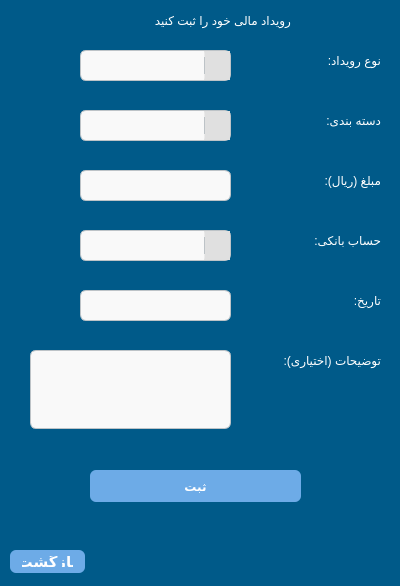
<?xml version="1.0" encoding="UTF-8"?>
<ui version="4.0">
 <class>Form</class>
 <widget class="QWidget" name="Form">
  <property name="geometry">
   <rect>
    <x>0</x>
    <y>0</y>
    <width>400</width>
    <height>586</height>
   </rect>
  </property>
  <property name="windowTitle">
   <string>Form</string>
  </property>
  <property name="styleSheet">
   <string notr="true">QWidget {
    background-color: rgb(0, 90, 137);
	color: white
}
</string>
  </property>
  <widget class="QLabel" name="label">
   <property name="geometry">
    <rect>
     <x>90</x>
     <y>10</y>
     <width>201</width>
     <height>21</height>
    </rect>
   </property>
   <property name="styleSheet">
    <string notr="true">font: 16pt &quot;.AppleSystemUIFont&quot;;</string>
   </property>
   <property name="text">
    <string>رویداد مالی خود را ثبت کنید</string>
   </property>
  </widget>
  <widget class="QLineEdit" name="CostLineEdit">
   <property name="geometry">
    <rect>
     <x>80</x>
     <y>170</y>
     <width>151</width>
     <height>31</height>
    </rect>
   </property>
   <property name="styleSheet">
    <string notr="true">QLineEdit {
    background-color: #f9f9f9;
    color: #2c3e50;
    border: 1px solid #bdc3c7;
    border-radius: 6px;
    padding: 6px;
    font-size: 14px;
}

QLineEdit:focus {
    border: 1px solid #3498db;
    background-color: #ecf6fc;
}

</string>
   </property>
  </widget>
  <widget class="QLabel" name="label_2">
   <property name="geometry">
    <rect>
     <x>290</x>
     <y>170</y>
     <width>91</width>
     <height>21</height>
    </rect>
   </property>
   <property name="styleSheet">
    <string notr="true">font: 16pt &quot;.AppleSystemUIFont&quot;;</string>
   </property>
   <property name="text">
    <string>مبلغ (ریال):</string>
   </property>
  </widget>
  <widget class="QComboBox" name="accountComboBox">
   <property name="geometry">
    <rect>
     <x>80</x>
     <y>230</y>
     <width>151</width>
     <height>31</height>
    </rect>
   </property>
   <property name="styleSheet">
    <string notr="true">QComboBox {
    background-color: #f9f9f9;
    color: #2c3e50;
    border: 1px solid #bdc3c7;
    border-radius: 6px;
    padding: 6px;
    font-size: 14px;
	qproperty-font: &quot;FontAwesome&quot;;
}

QComboBox:focus {
    border: 1px solid #3498db;
    background-color: #ecf6fc;
}

QComboBox::drop-down {
    subcontrol-origin: padding;
    subcontrol-position: top right;
    width: 25px;
    border-left: 1px solid #bdc3c7;
    border-radius: 0px 6px 6px 0px;
    background-color: #e0e0e0;
}

QComboBox::down-arrow {
    image: url(icons/down-arrow.png);  /* مسیر نسبی نسبت به main.py */
    width: 12px;
    height: 12px;
}</string>
   </property>
  </widget>
  <widget class="QLabel" name="label_3">
   <property name="geometry">
    <rect>
     <x>280</x>
     <y>230</y>
     <width>101</width>
     <height>21</height>
    </rect>
   </property>
   <property name="styleSheet">
    <string notr="true">font: 16pt &quot;.AppleSystemUIFont&quot;;</string>
   </property>
   <property name="text">
    <string>حساب بانکی:</string>
   </property>
  </widget>
  <widget class="QLabel" name="label_4">
   <property name="geometry">
    <rect>
     <x>280</x>
     <y>290</y>
     <width>101</width>
     <height>21</height>
    </rect>
   </property>
   <property name="styleSheet">
    <string notr="true">font: 16pt &quot;.AppleSystemUIFont&quot;;</string>
   </property>
   <property name="text">
    <string>تاریخ:</string>
   </property>
  </widget>
  <widget class="QLabel" name="label_5">
   <property name="geometry">
    <rect>
     <x>250</x>
     <y>350</y>
     <width>131</width>
     <height>21</height>
    </rect>
   </property>
   <property name="styleSheet">
    <string notr="true">font: 16pt &quot;.AppleSystemUIFont&quot;;</string>
   </property>
   <property name="text">
    <string>توضیحات (اختیاری):</string>
   </property>
  </widget>
  <widget class="QTextEdit" name="textEdit">
   <property name="geometry">
    <rect>
     <x>30</x>
     <y>350</y>
     <width>201</width>
     <height>79</height>
    </rect>
   </property>
   <property name="styleSheet">
    <string notr="true">QTextEdit {
    background-color: #f9f9f9;
    color: #2c3e50;
    border: 1px solid #bdc3c7;
    border-radius: 6px;
    padding: 6px;
    font-size: 14px;
}

QTextEdit:focus {
    border: 1px solid #3498db;
    background-color: #ecf6fc;
}
</string>
   </property>
  </widget>
  <widget class="QPushButton" name="ConfirmEventButton">
   <property name="geometry">
    <rect>
     <x>90</x>
     <y>470</y>
     <width>211</width>
     <height>32</height>
    </rect>
   </property>
   <property name="styleSheet">
    <string notr="true">QPushButton {
	font: 16pt &quot;.AppleSystemUIFont&quot;;
    background-color:rgb(109, 171, 231);
    color: white;
    border-radius: 6px;
    padding: 6px 12px;
    font-weight: bold;
}
QPushButton:hover {
    background-color: rgb(109, 160, 200);
}

</string>
   </property>
   <property name="text">
    <string>ثبت</string>
   </property>
  </widget>
  <widget class="QPushButton" name="backbutton">
   <property name="geometry">
    <rect>
     <x>10</x>
     <y>550</y>
     <width>75</width>
     <height>23</height>
    </rect>
   </property>
   <property name="font">
    <font>
     <family>.AppleSystemUIFont</family>
     <pointsize>11</pointsize>
     <weight>75</weight>
     <italic>false</italic>
     <bold>true</bold>
    </font>
   </property>
   <property name="styleSheet">
    <string notr="true">QPushButton {
	font: 11pt &quot;.AppleSystemUIFont&quot;;
    background-color:rgb(109, 171, 231);
    color: white;
    border-radius: 6px;
    padding: 6px 12px;
    font-weight: bold;
}
QPushButton:hover {
    background-color: rgb(109, 160, 200);
}

</string>
   </property>
   <property name="text">
    <string>بازگشت</string>
   </property>
  </widget>
  <widget class="QLineEdit" name="dateLineEdit">
   <property name="geometry">
    <rect>
     <x>80</x>
     <y>290</y>
     <width>151</width>
     <height>31</height>
    </rect>
   </property>
   <property name="styleSheet">
    <string notr="true">QLineEdit {
    background-color: #f9f9f9;
    color: #2c3e50;
    border: 1px solid #bdc3c7;
    border-radius: 6px;
    padding: 6px;
    font-size: 14px;
}

QLineEdit:focus {
    border: 1px solid #3498db;
    background-color: #ecf6fc;
}

</string>
   </property>
  </widget>
  <widget class="QLabel" name="label_6">
   <property name="geometry">
    <rect>
     <x>280</x>
     <y>50</y>
     <width>101</width>
     <height>21</height>
    </rect>
   </property>
   <property name="styleSheet">
    <string notr="true">font: 16pt &quot;.AppleSystemUIFont&quot;;</string>
   </property>
   <property name="text">
    <string>نوع رویداد:</string>
   </property>
  </widget>
  <widget class="QComboBox" name="typeComboBox">
   <property name="geometry">
    <rect>
     <x>80</x>
     <y>50</y>
     <width>151</width>
     <height>31</height>
    </rect>
   </property>
   <property name="styleSheet">
    <string notr="true">QComboBox {
    background-color: #f9f9f9;
    color: #2c3e50;
    border: 1px solid #bdc3c7;
    border-radius: 6px;
    padding: 6px;
    font-size: 14px;
	qproperty-font: &quot;FontAwesome&quot;;
}

QComboBox:focus {
    border: 1px solid #3498db;
    background-color: #ecf6fc;
}

QComboBox::drop-down {
    subcontrol-origin: padding;
    subcontrol-position: top right;
    width: 25px;
    border-left: 1px solid #bdc3c7;
    border-radius: 0px 6px 6px 0px;
    background-color: #e0e0e0;
}

QComboBox::down-arrow {
    image: url(icons/down-arrow.png);  /* مسیر نسبی نسبت به main.py */
    width: 12px;
    height: 12px;
}





</string>
   </property>
  </widget>
  <widget class="QLabel" name="label_7">
   <property name="geometry">
    <rect>
     <x>280</x>
     <y>110</y>
     <width>101</width>
     <height>21</height>
    </rect>
   </property>
   <property name="styleSheet">
    <string notr="true">font: 16pt &quot;.AppleSystemUIFont&quot;;</string>
   </property>
   <property name="text">
    <string>دسته بندی:</string>
   </property>
  </widget>
  <widget class="QComboBox" name="categoryComboBox">
   <property name="geometry">
    <rect>
     <x>80</x>
     <y>110</y>
     <width>151</width>
     <height>31</height>
    </rect>
   </property>
   <property name="styleSheet">
    <string notr="true">QComboBox {
    background-color: #f9f9f9;
    color: #2c3e50;
    border: 1px solid #bdc3c7;
    border-radius: 6px;
    padding: 6px;
    font-size: 14px;
	qproperty-font: &quot;FontAwesome&quot;;
}

QComboBox:focus {
    border: 1px solid #3498db;
    background-color: #ecf6fc;
}

QComboBox::drop-down {
    subcontrol-origin: padding;
    subcontrol-position: top right;
    width: 25px;
    border-left: 1px solid #bdc3c7;
    border-radius: 0px 6px 6px 0px;
    background-color: #e0e0e0;
}

QComboBox::down-arrow {
    image: url(icons/down-arrow.png);  /* مسیر نسبی نسبت به main.py */
    width: 12px;
    height: 12px;
}</string>
   </property>
  </widget>
 </widget>
 <resources/>
 <connections/>
</ui>
